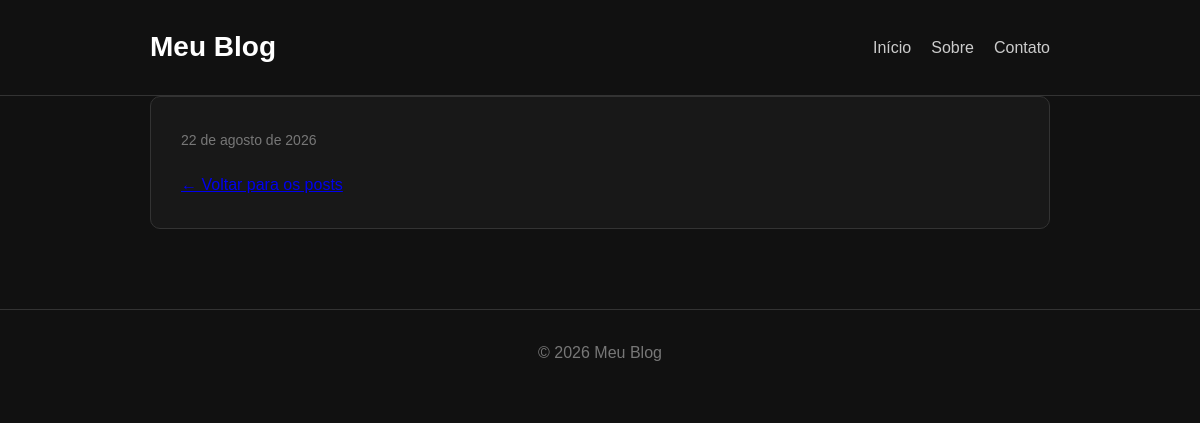
/post/1, run on an earlier commit of the app's database.
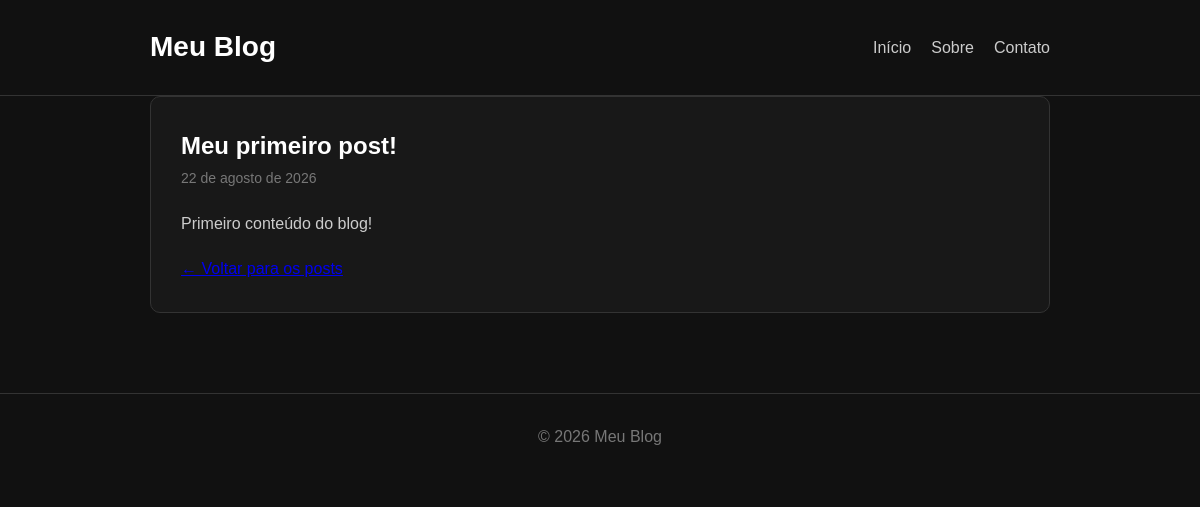
And on a later commit of the database.
### tables this page shows
CREATE TABLE posts (
            id INTEGER PRIMARY KEY AUTOINCREMENT,
            title TEXT NOT NULL,
            content TEXT NOT NULL
        );

### app.py (the view)
@app.route("/post/<int:id>")
def post(id):
    conn = get_db_connection()
    post = conn.execute(
        "SELECT * FROM posts WHERE id = ?",
        (id,)
    ).fetchone()
    conn.close()
    return render_template("post.html", post=post)

### app.py (called while the page is built)
def get_db_connection():
    conn = sqlite3.connect("blog.db")
    conn.row_factory = sqlite3.Row
    return conn

### templates/post.html (shortened to what this page needs)
<!DOCTYPE html>
<html lang="pt-br">
<head>
    <link rel="stylesheet" href="{{ url_for('static', filename='css/style.css') }}">
</head>
<body>
    <header class="header">
        <div class="container">
            <h1>Meu Blog</h1>
            <nav>
                <a href="/">Início</a>
                <a href="#">Sobre</a>
                <a href="#">Contato</a>
            </nav>
        </div>
    </header>
    <main class="container">
        <article class="post">
            <h2>{{ post["title"] }}</h2>
            <span class="date">
                22 de agosto de 2026
            </span>
            <p>
                {{ post["content"] }}
            </p>
            <a href="/">
            </a>
        </article>
    </main>
    <footer class="footer">
        <p>© 2026 Meu Blog</p>
    </footer>
</body>
</html>

### static/css/style.css (style rules this page uses)
* { margin: 0; padding: 0; box-sizing: border-box; }
body { font-family: Arial, sans-serif; background-color: #111; color: #fff; line-height: 1.6; }
.container { width: 90%; max-width: 900px; margin: auto; }
.header { border-bottom: 1px solid #333; padding: 25px 0; }
.header .container { display: flex; justify-content: space-between; align-items: center; }
.header h1 { font-size: 28px; }
nav { display: flex; gap: 20px; }
nav a { color: #ccc; text-decoration: none; }
.post { border: 1px solid #333; padding: 30px; border-radius: 10px; background-color: #181818; }
.date { color: #777; font-size: 14px; }
.post p { color: #ccc; margin: 20px 0; }
.footer { margin-top: 80px; padding: 30px 0; text-align: center; border-top: 1px solid #333; color: #777; }

What changed in the data, as far as the page shows it:
added posts: title "Meu primeiro post!", content "Primeiro conteúdo do blog!"
